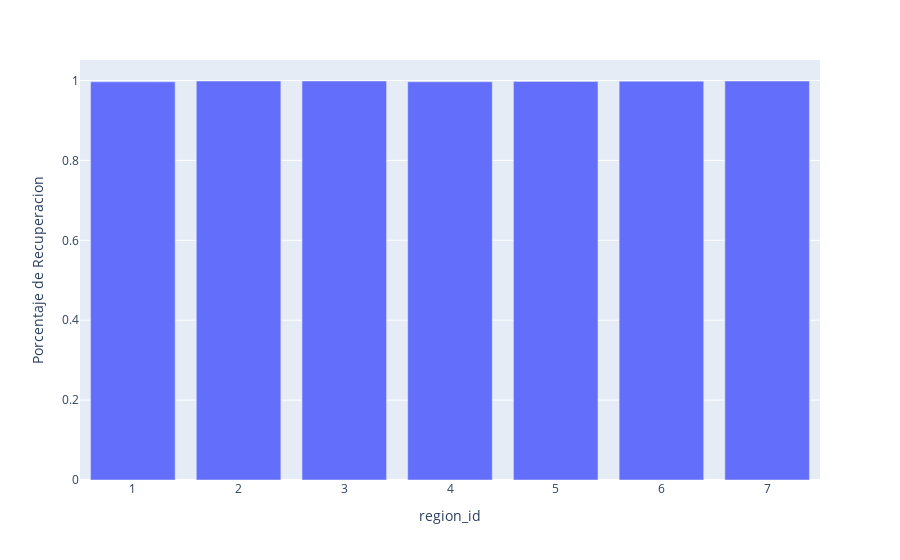

Notebook source saved alongside this figure:
### Code cell
# Plot Mean Without Service
chart.MeanClientsNoService()

### Figure 1 — Plotly figure (JSON) as saved in the notebook; plotly's stock layout.template omitted (floating-point values rounded to 4 significant figures)
{"data": [{"alignmentgroup": "True", "hovertemplate": "region_id=%{x}<br>Porcentaje de Recuperacion=%{y}<extra></extra>", "legendgroup": "", "marker": {"color": "#636efa", "pattern": {"shape": ""}}, "name": "", "offsetgroup": "", "orientation": "v", "showlegend": false, "textposition": "auto", "type": "bar", "x": [3, 7, 2, 6, 5, 4, 1], "xaxis": "x", "y": [0.9988, 0.9987, 0.9987, 0.9984, 0.9978, 0.997, 0.9968], "yaxis": "y"}], "layout": {"barmode": "relative", "legend": {"tracegroupgap": 0}, "margin": {"t": 60}, "xaxis": {"anchor": "y", "domain": [0, 1], "title": {"text": "region_id"}}, "yaxis": {"anchor": "x", "domain": [0, 1], "title": {"text": "Porcentaje de Recuperacion"}}}}
